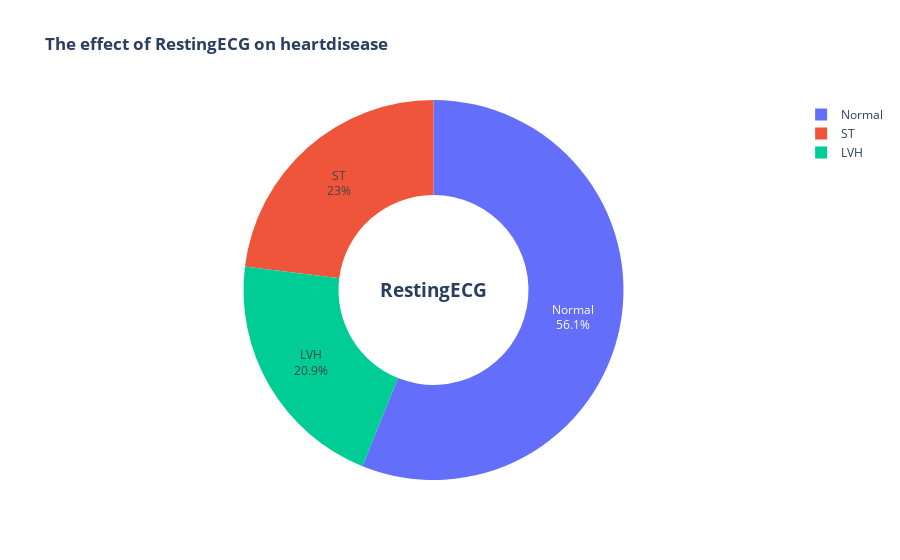

The notebook cell this image was saved under:
### Code cell
fig = px.pie(df, values='HeartDisease', names='RestingECG', title='<b>The effect of RestingECG on heartdisease</b>', hole=.5, hover_data='HeartDisease',)
fig.update_layout(annotations=[dict(text='<b>RestingECG</b>', x=0.5, y=0.5, font_size=19,
                                showarrow=False)])

fig.update_traces(textposition='inside', textinfo='percent+label')

### Figure 1 — Plotly figure (JSON) as saved in the notebook; plotly's stock layout.template omitted (floating-point values rounded to 4 significant figures; data arrays with more than 128 entries replaced by an {"elided": "..."} marker saying what was removed)
{"data": [{"customdata": {"elided": "918x1 int values"}, "domain": {"x": [0, 1], "y": [0, 1]}, "hole": 0.5, "hovertemplate": "RestingECG=%{label}<br>HeartDisease=%{customdata[0]}<extra></extra>", "labels": {"elided": "918 str values"}, "legendgroup": "", "name": "", "showlegend": true, "textinfo": "percent+label", "textposition": "inside", "type": "pie", "values": {"elided": "918 int values"}}], "layout": {"annotations": [{"font": {"size": 19}, "showarrow": false, "text": "<b>RestingECG</b>", "x": 0.5, "y": 0.5}], "legend": {"tracegroupgap": 0}, "title": {"text": "<b>The effect of RestingECG on heartdisease</b>"}}}
